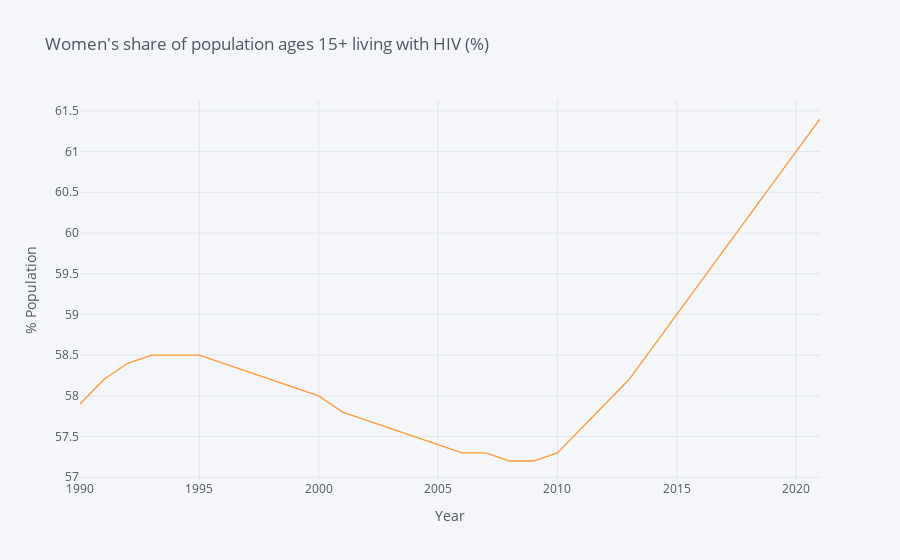

Write notebook code for a chart like this one.
### Code cell
# Women's share of population ages 15+ living with HIV (%) (Botswana)

woman_hiv = {"SH.DYN.AIDS.FE.ZS" : "BWA"}
whiv = wbdata.get_dataframe(woman_hiv, country = "BWA").dropna()

whiv.index = whiv.index.astype(int)
whiv.iplot(title="Women's share of population ages 15+ living with HIV (%)",xTitle='Year',yTitle='% Population')

### Figure 1 — Plotly figure (JSON) as saved in the notebook; plotly's stock layout.template omitted (floating-point values rounded to 4 significant figures)
{"data": [{"line": {"color": "rgba(255, 153, 51, 1.0)", "dash": "solid", "shape": "linear", "width": 1.3}, "mode": "lines", "name": "BWA", "text": "", "type": "scatter", "x": [2021, 2020, 2019, 2018, 2017, 2016, 2015, 2014, 2013, 2012, 2011, 2010, 2009, 2008, 2007, 2006, 2005, 2004, 2003, 2002, 2001, 2000, 1999, 1998, 1997, 1996, 1995, 1994, 1993, 1992, 1991, 1990], "y": [61.4, 61, 60.6, 60.2, 59.8, 59.4, 59, 58.6, 58.2, 57.9, 57.6, 57.3, 57.2, 57.2, 57.3, 57.3, 57.4, 57.5, 57.6, 57.7, 57.8, 58, 58.1, 58.2, 58.3, 58.4, 58.5, 58.5, 58.5, 58.4, 58.2, 57.9]}], "layout": {"autosize": true, "legend": {"bgcolor": "#F5F6F9", "font": {"color": "#4D5663"}}, "paper_bgcolor": "#F5F6F9", "plot_bgcolor": "#F5F6F9", "title": {"font": {"color": "#4D5663"}, "text": "Women's share of population ages 15+ living with HIV (%)"}, "xaxis": {"autorange": true, "gridcolor": "#E1E5ED", "range": [1990, 2021], "showgrid": true, "tickfont": {"color": "#4D5663"}, "title": {"font": {"color": "#4D5663"}, "text": "Year"}, "type": "linear", "zerolinecolor": "#E1E5ED"}, "yaxis": {"autorange": true, "gridcolor": "#E1E5ED", "range": [56.97, 61.63], "showgrid": true, "tickfont": {"color": "#4D5663"}, "title": {"font": {"color": "#4D5663"}, "text": "% Population"}, "type": "linear", "zerolinecolor": "#E1E5ED"}}}
